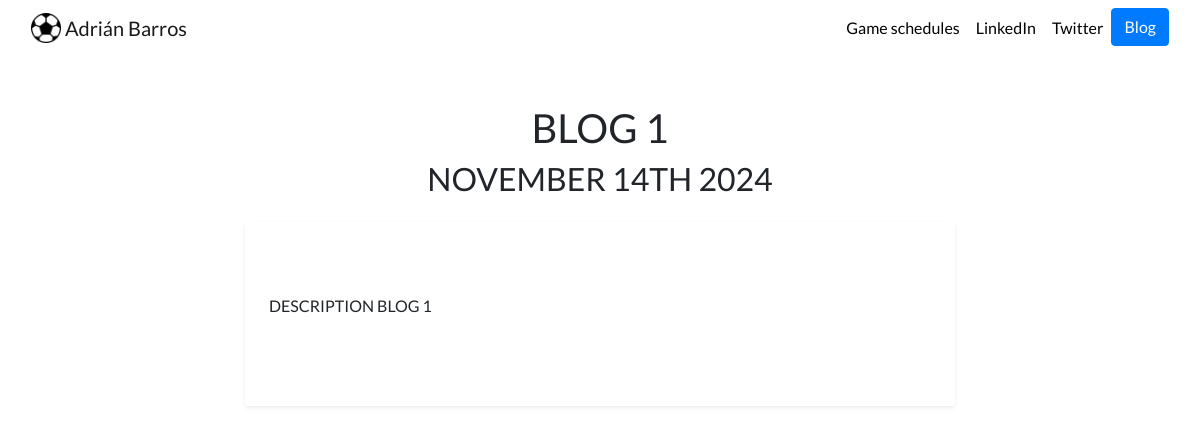
/blog/blog/2/, run on an earlier commit of the app's database.
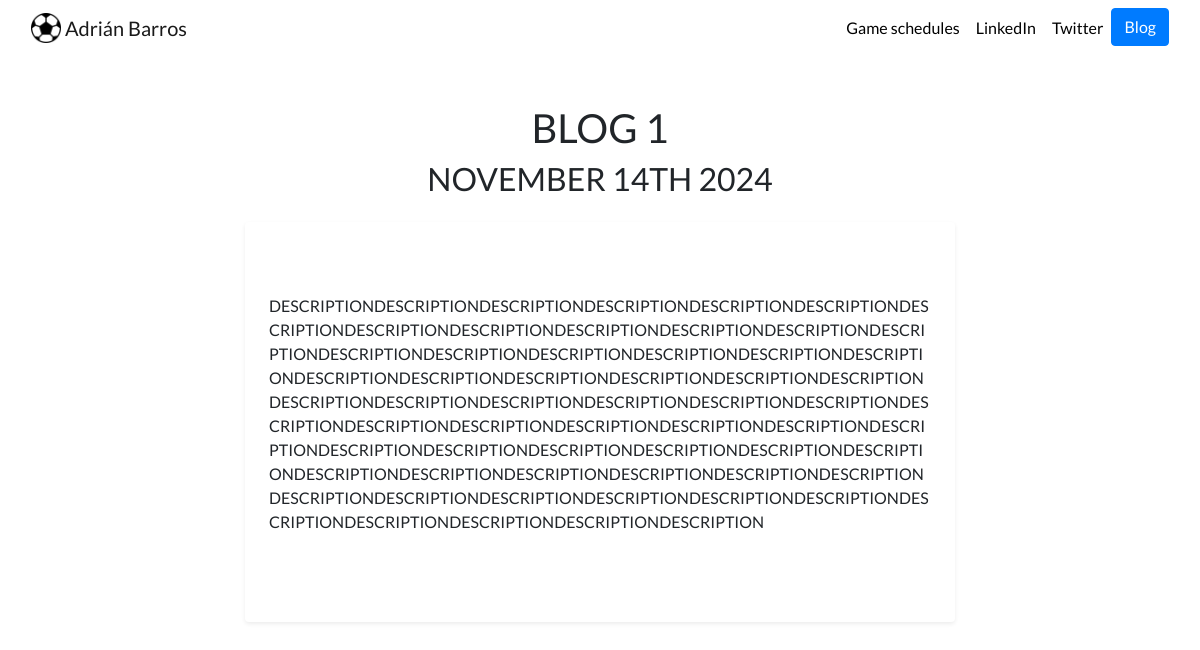
And on a later commit of the database.
### blog/models.py (models this page shows)
class Blog(models.Model):
    title = models.CharField(max_length=200)
    description = models.TextField()
    date = models.DateField(auto_now_add=True)

### blog/views.py (the view)
# urls.py: path('blog/<int:blog_id>/', views.detail, name='detail')
def detail(request,blog_id):
    blog=get_object_or_404(Blog,pk=blog_id)
    return render(request, 'blog/detail.html',{'blog':blog})

### blog/templates/blog/detail.html
{% extends 'generator/base.html' %}
{% block content %}
<div class="container my-5">
    <div class="row justify-content-center">
        <div class="col-md-8">
            <h1 class="blog-title text-center">{{ blog.title }}</h1>
            <h2 class="blog-date text-center">{{ blog.date|date:'F jS Y'|upper }}</h2>
            <div class="blog-description mt-4 p-4 rounded shadow-sm bg-white"
                style="word-wrap: break-word; word-break: break-word; overflow-wrap: break-word; white-space: pre-wrap;">
                <p>{{ blog.description|safe }}</p>
            </div>
        </div>
    </div>
</div>
{% endblock %}

What changed in the data, as far as the page shows it:
changed Blog "BLOG 1": description "DESCRIPTION BLOG 1" → "DESCRIPTIONDESCRIPTIONDESCRIPTIONDESCRIPTIONDESCRIPTIONDESCRIPTIONDESCRIPTIONDESCRIPTIONDESCRIPTIONDESCRIPTIONDESCRIPTIONDESCRIPTIONDESCRIPTIONDESCRIPTIONDESCRIPTIONDESCRIPTIONDESCRIPTIONDESCRIPTIONDESCRIPTIONDESCRIPTIONDESCRIPTIONDESCRIPTIONDESCRIPTIONDESCRIPTIONDESCRIPTIONDESCRIPTIONDESCRIPTIONDESCRIPTIONDESCRIPTIONDESCRIPTIONDESCRIPTIONDESCRIPTIONDESCRIPTIONDESCRIPTIONDESCRIPTIONDESCRIPTIONDESCRIPTIONDESCRIPTIONDESCRIPTIONDESCRIPTIONDESCRIPTIONDESCRIPTIONDESCRIPTIONDESCRIPTIONDESCRIPTIONDESCRIPTIONDESCRIPTIONDESCRIPTIONDESCRIPTIONDESCRIPTIONDESCRIPTIONDESCRIPTIONDESCRIPTIONDESCRIPTIONDESCRIPTIONDESCRIPTIONDESCRIPTIONDESCRIPTIONDESCRIPTIONDESCRIPTIONDESCRIPTION"
